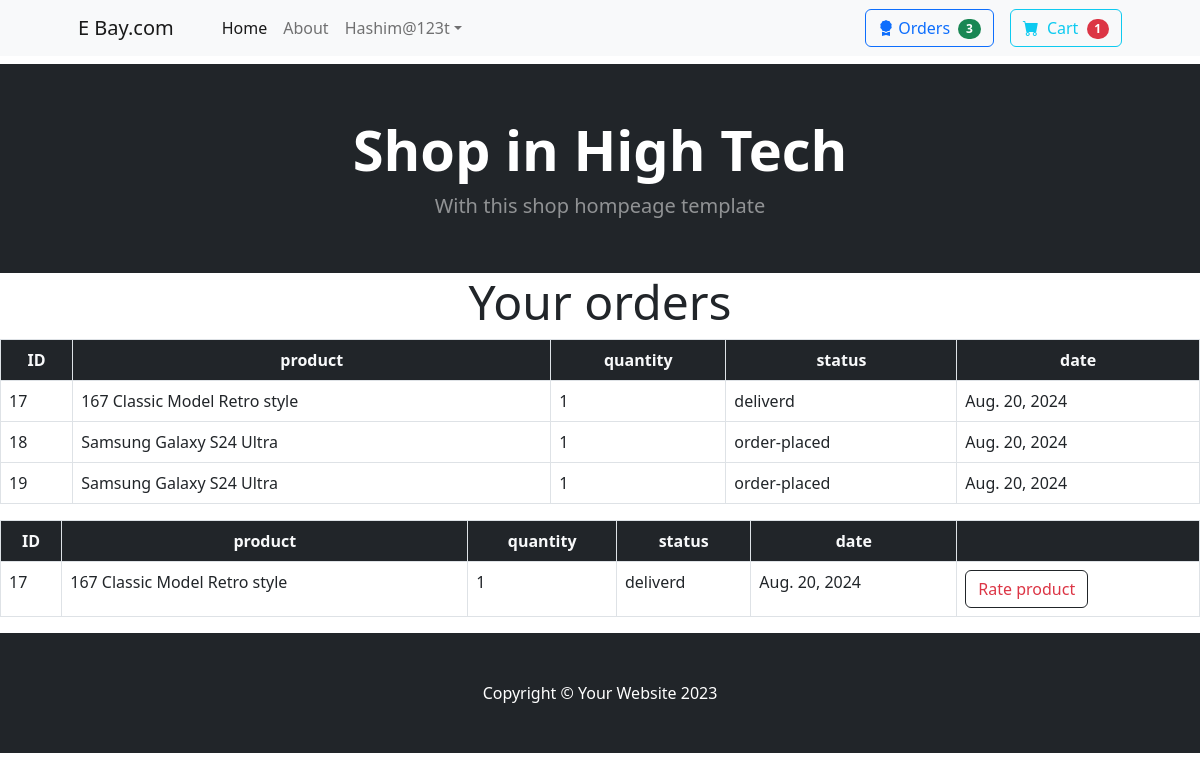
Page /userorderlist (signed in) on the committed database.
### owner/models.py (models this page shows, shortened)
class orders(models.Model):
  product_name=models.ForeignKey(cart,on_delete=models.CASCADE)
  address=models.TextField(max_length=200)
  phone=models.IntegerField()
  user=models.ForeignKey(User,on_delete=models.CASCADE)
  options=(
    ("dispatched","dispatched"),
    ("canceiled","canceiled"),
    ("order-placed","order-placed"),
    ("delivered","delivered"),
  )
  status=models.CharField(max_length=100,default="order-placed",choices=options)
  date=models.DateField(auto_now_add=True)
  expected_delivery_date=models.DateField(null=True)

class cart(models.Model):
  product_name=models.ForeignKey(product,on_delete=models.CASCADE)
  user=models.ForeignKey(User,on_delete=models.CASCADE)
  quantity=models.PositiveIntegerField(default=1)
  options=(
    ("in-cart","in-cart"),
    ("canceiled","canceiled"),
    ("order-placed","order-placed"),
  )
  status=models.CharField(max_length=100,default="in-cart",choices=options)
  date=models.DateField(auto_now_add=True)

class product(models.Model):
  product_name=models.CharField(max_length=100)
  price=models.PositiveIntegerField()
  image=models.ImageField(upload_to="media/product")
  description=models.TextField(max_length=200)
  category=models.ForeignKey(category,on_delete=models.CASCADE)
  rating=models.CharField( max_length=10,null=True)
  def __str__(self):
    return self.product_name

### users/views.py (the view)
# urls.py: path('userorderlist',views.UserOrderListView.as_view(),name='userorderlist_view'),
class UserOrderListView(View):
  def get(self,request):
    all_orders=orders.objects.filter(user=request.user).order_by("-date")
    deliverd=orders.objects.filter(user=request.user,status="deliverd")
    return render(request,'user_order_list.html',{"all_orders":all_orders,"deliverd":deliverd})

### users/context_processors.py (called while the page is built)
def cart_count(request):
  if request.user.is_authenticated:
    count=cart.objects.filter(user=request.user).exclude(status="order-placed").count()
    return {"count":count}
  else:
    return {"count":0}

def order_count(request):
  if request.user.is_authenticated:
    ordercount=orders.objects.filter(user=request.user).count()
    return {"order_count":ordercount}
  else:
    return {"order_count":0}

### users/templates/user_order_list.html
{% extends 'index.html' %}
{% block contant %}
<h1 class="display-5 text-center"> Your orders</h1>
<section>
  <table class="table table-bordered">
    <thead class="bg-dark text-light fw-bold text-center">
      <tr>
        <th>ID</th>
        <th>product</th>
        <th>quantity</th>
        <th>status</th>
        <th>date</th>
      </tr>
    </thead>
    <tbody>
      {% for i in all_orders %}
      <tr>
        <td>{{ i.id }}</td>
        <td>{{i.product_name.product_name}}</td>
        <td>{{i.product_name.quantity}}</td>
        <td>{{i.status}}</td>
        <td>{{i.date}}</td>
      </tr>
      {% endfor %}
    </tbody>
  </table>
</section>
<section class="mt-3">
  <table class="table table-bordered">
    <thead class="bg-dark text-light fw-bold text-center">
      <tr>
        <th>ID</th>
        <th>product</th>
        <th>quantity</th>
        <th>status</th>
        <th>date</th>
        <th></th>
      </tr>
    </thead>
    <tbody>
      {% for i in deliverd %}
      <tr>
        <td>{{ i.id }}</td>
        <td>{{i.product_name.product_name}}</td>
        <td>{{i.product_name.quantity}}</td>
        <td>{{i.status}}</td>
        <td>{{i.date}}</td>
        <td><a href="{% url 'addreview_view' i.product_name.product_name.id %}" class="btn btn-outline-dark text-danger">Rate product</a></td>
      </tr>
      {% endfor %}
    </tbody>
  </table>
</section>
{% endblock %}

### users/templates/index.html (shortened to what this page needs)
{% load static %}
<!DOCTYPE html>
<html lang="en">
    <head>
        <link href="https://cdn.jsdelivr.net/npm/bootstrap-icons@1.5.0/font/bootstrap-icons.css" rel="stylesheet" />
        <link href="{% static 'css/styles.css' %}" rel="stylesheet" />
    </head>
    <body>
        <nav class="navbar navbar-expand-lg navbar-light bg-light">
            <div class="container px-4 px-lg-5">
                <a class="navbar-brand" href="#!">E Bay.com</a>
                <div class="collapse navbar-collapse" id="navbarSupportedContent">
                    <ul class="navbar-nav me-auto mb-2 mb-lg-0 ms-lg-4">
                        <li class="nav-item"><a class="nav-link active" aria-current="page"
                                href="{% url 'home_view' %}">Home</a></li>
                        <li class="nav-item"><a class="nav-link" href="#!">About</a></li>
                        <li class="nav-item dropdown">
                            <a class="nav-link dropdown-toggle" id="navbarDropdown" href="#" role="button"
                                data-bs-toggle="dropdown" aria-expanded="false">{{request.user}}t</a>
                        </li>
                    </ul>
                    <form class="d-flex mx-3">
                        <a href="{% url 'userorderlist_view' %}" class="btn btn-outline-primary" type="submit">
                            <i class="bi bi-award-fill"></i>
                            Orders
                            <span class="badge bg-success text-white ms-1 rounded-pill">{{ order_count }}</span>
                        </a>
                    </form>
                    <form class="d-flex">
                        <a href="{% url 'cartlist_view' %}" class="btn btn-outline-info" type="submit">
                            <i class="bi-cart-fill me-1"></i>
                            Cart
                            <span class="badge bg-danger text-white ms-1 rounded-pill">{{ count }}</span>
                        </a>
                    </form>
                </div>
            </div>
        </nav>
        <section class="d-flex justify-content-end p-1">
        </section>
        <header class="bg-dark py-1">
            <div class="container px-4 px-lg-5 my-5">
                <div class="text-center text-white">
                    <h1 class="display-4 fw-bolder">Shop in High Tech</h1>
                    <p class="lead fw-normal text-white-50 mb-0">With this shop hompeage template</p>
                </div>
            </div>
        </header>
        {% block contant %}{% endblock %}
        <footer class="py-5 bg-dark">
            <div class="container">
                <p class="m-0 text-center text-white">Copyright &copy; Your Website 2023</p>
            </div>
        </footer>
    </body>
</html>

### rows in the picture
orders: id "17", product_name.product_name "167 Classic Model Retro style", product_name.quantity "1", status "deliverd", date "Aug. 20, 2024"
orders: id "18", product_name.product_name "Samsung Galaxy S24 Ultra", product_name.quantity "1", status "order-placed", date "Aug. 20, 2024"
orders: id "19", product_name.product_name "Samsung Galaxy S24 Ultra", product_name.quantity "1", status "order-placed", date "Aug. 20, 2024"

### other values in the picture
{{ request.user }} "Hashim@123"
{{ order_count }} "3"
{{ count }} "1"
